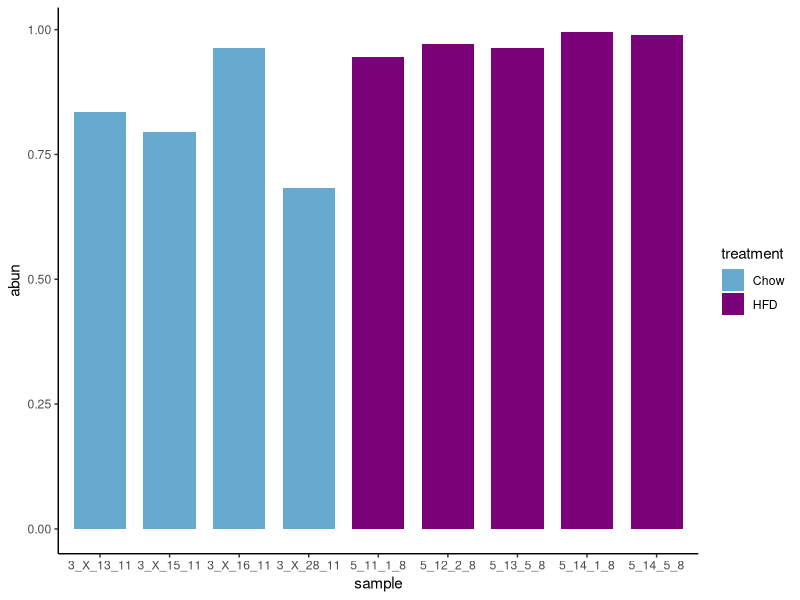
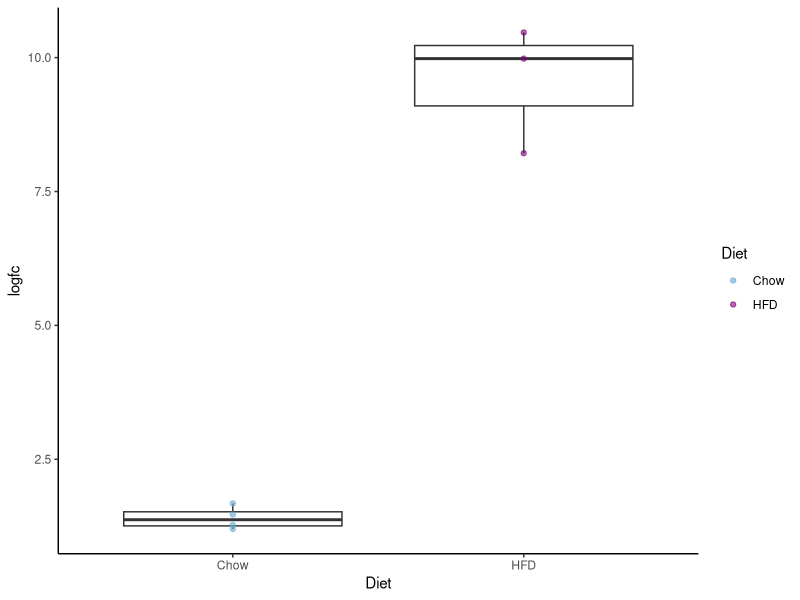
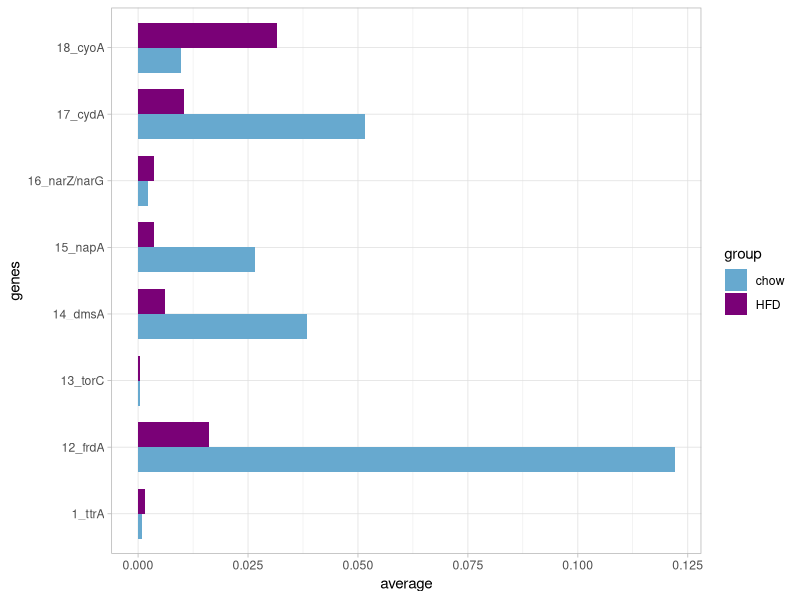

These figures' R source, in order:
library(ggplot2)
library(readxl)
library(dplyr)
library(stats)

setwd("/Path/location/")

###Salmonella Relative Abundance between Chow and HFD
data = read_excel("Figure1_data.xlsx", sheet="sal_abun", col_names = TRUE)
data=as.data.frame(data)

ggplot(data, aes(x=sample , y= abun, fill=treatment)) +
  scale_fill_manual(values = c('#67a9cf','#7a0177'))+
  geom_bar(stat= "identity", width =0.75) +
  theme_classic()

####Lipocalin-2 Chow vs HFD
data = read_excel("Figure1_data.xlsx", sheet="lipocalin", col_names = TRUE)

#strip chart/boxplot log
bp<- ggplot(data)+
  geom_boxplot(aes(x=Diet,y=logfc),alpha=0.6,fill="NA")+
  geom_point(aes(x=Diet,y=logfc,color=Diet),alpha=0.6)+
  scale_color_manual(values=c('#67a9cf','#7a0177'))+
  theme_classic()
bp

#STATS
two.way <- aov(logfc~ Diet, data)
summary(two.way)
TukeyHSD(two.way)

########Respiratory Electron Acceptor bar chart
bar = read_excel("Figure1_data.xlsx",sheet="REA_bar")

ggplot(bar, aes(x=genes, y=average, fill=group)) +
  geom_bar(stat="identity", position=position_dodge(), width=.75)+
  scale_fill_manual(values=c('#67a9cf','#7a0177'))+
  coord_flip()+
  theme_light()
